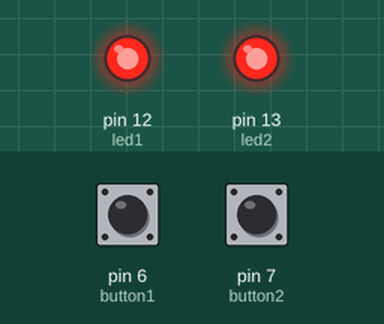
This sketch was run on a simulated Arduino Uno, built with avr-gcc and run on an emulated ATmega328P. Parts: output pins drawn as LEDs (lit = HIGH). Inputs (shaded band) come from the test bench; at power-on: pin 6 (button1) HIGH, pin 7 (button2) HIGH.

Above: at 1.2 s.
1.3 s: pin 6 (button1) pulled LOW for 0.15 s
At 2.6 s:
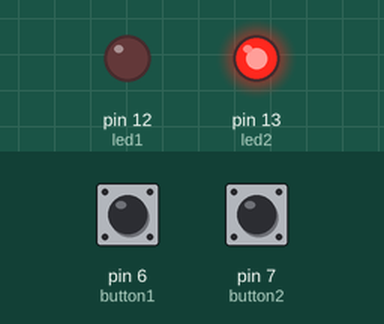
2.9 s: pin 7 (button2) pulled LOW for 0.15 s
At 4.0 s:
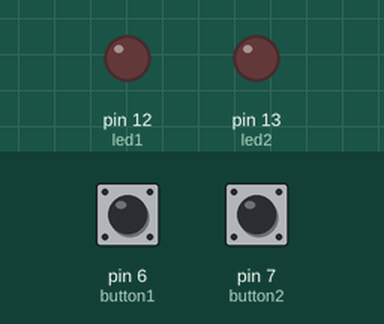
4.5 s: pin 7 (button2) pulled LOW for 1 s
At 6.5 s:
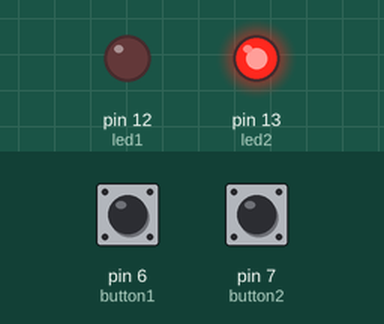
7.0 s: pin 7 (button2) pulled LOW for 3.2 s
At 11.3 s:
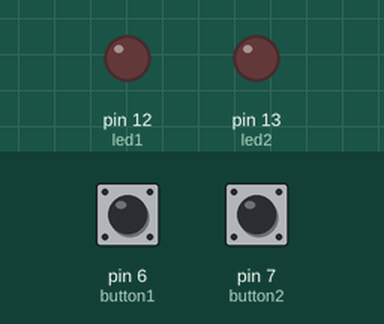
Timing chart, 0 to 12.7 s (numbered marks = the images above; inputs shaded):
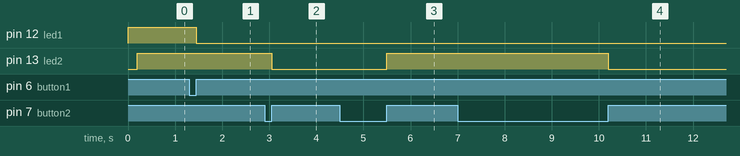

Measured:
- after the input at 1.3 s, pin 12 (led1): HIGH → LOW after 0.15 s
- after the input at 2.9 s, pin 13 (led2): HIGH → LOW after 0.15 s
- after the input at 4.5 s, pin 13 (led2): LOW → HIGH after 1.0 s
- after the input at 7.0 s, pin 13 (led2): HIGH → LOW after 3.2 s

The sketch:

sketch.ino
```cpp
const int led1 = 12;
const int led2 = 13;
const int button1 = 6;
const int button2 = 7;

int led1State = LOW;
int led2State = LOW;

int lastButton1State = LOW;
int lastButton2State = LOW;

void setup() {
  pinMode(led1, OUTPUT);
  pinMode(led2, OUTPUT);
  pinMode(button1, INPUT);
  pinMode(button2, INPUT);
}

void loop() {
  int buttonstate1 = digitalRead(button1);
  int buttonstate2 = digitalRead(button2);

  if (buttonstate1 == HIGH && lastButton1State == LOW) {
    if (led1State == LOW) {
      led1State = HIGH;
    } else {
      led1State = LOW;
    }
    digitalWrite(led1, led1State);
    delay(200);
  }

  if (buttonstate2 == HIGH && lastButton2State == LOW) {
    if (led2State == LOW) {
      led2State = HIGH;
    } else {
      led2State = LOW;
    }
    digitalWrite(led2, led2State);
    delay(200);
  }

  lastButton1State = buttonstate1;
  lastButton2State = buttonstate2;
}
```
